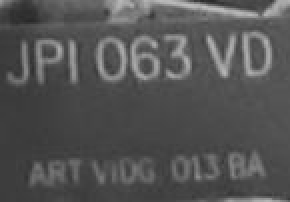
#> input picture train/CAT_1_10039_79_1JPI063VD.jpg, 145 x 101 px (shown 2 times larger); its folder holds only this picture in this run
$ python generator.py
#> lines starting #> are read from the running program, lines starting #| are printed output that depends on the picture
### data.py
import os
import cv2
import numpy as np
from PIL import Image
import tensorflow as tf
import logging

from six import b

imagePath = 'train/'
f = []
for (dirpath, dirnames, filenames) in os.walk(imagePath):
    f.extend(filenames)
    break
save = open(imagePath + 'test.txt', 'w')
for filename in f:
    if(filename.split('.')[-1] != 'jpg' and filename.split('.')[-1] != 'png'):
        continue
    img = cv2.imread(imagePath + filename)
#> img is the input picture: shape (101, 145, 3); min 40, max 189, mean 84
    GrayImage=cv2.cvtColor(img, cv2.COLOR_BGR2GRAY)
    Image.fromarray(np.asarray(GrayImage)).save(imagePath + filename)
    save.write(imagePath + filename + ' ' + filename.split('.')[-2].split('_')[-1] + '\n')
save.close()


def _bytes_feature(value):
    return tf.train.Feature(bytes_list=tf.train.BytesList(value=[value]))


def _int64_feature(value):
    return tf.train.Feature(int64_list=tf.train.Int64List(value=[value]))


def generate(annotations_path, output_path, log_step=5000, force_uppercase=True, save_filename=False):
    logging.info('Building a dataset from %s.', annotations_path)
    logging.info('Output file: %s', output_path)

    writer = tf.python_io.TFRecordWriter(output_path)

    longest_label = ''

    with open(annotations_path, 'r') as f:
        for idx, line in enumerate(f):
            line = line.rstrip('\n')
            try:
                (img_path, label) = line.split(' ', 1)
            except ValueError:
                logging.error('missing filename or label, ignoring line %i: %s', idx+1, line)
                continue

            with open(img_path, 'rb') as img_file:
                img = img_file.read()

            if force_uppercase:
                label = label.upper()

            if len(label) > len(longest_label):
                longest_label = label

            feature = {}
            feature['image'] = _bytes_feature(img)
            feature['label'] = _bytes_feature(b(label))
            if save_filename:
                feature['comment'] = _bytes_feature(b(img_path))

            example = tf.train.Example(features=tf.train.Features(feature=feature))

            writer.write(example.SerializeToString())


    print('Dataset is ready: ' + str(idx+1) + ' pairs.')

    writer.close()


generate('train/test.txt', 'train.tfrecords')
#> (the call stopped at in generate, `writer = tf.python_io.TFRecordWriter(output_path)`: tensorflow is not available in this run)
print('Dataset saved as "train.tfrecords"')

### generator.py
from PIL import Image
import os
import random
import string
import data
from PIL import Image,ImageDraw,ImageFont,ImageFilter

font_path = 'Arial.ttf'

number = 9
size = (165,55)

color = [[(196,168,68), (96,57,0), (96,57,0)],
         [(69,76,32), (131,130,84), (15,18,1)],
         [(140,157,127), (37,53,27), (97,111,78)],
         [(144,54,4), (162,93,15), (162,93,15)],
         [(97,126,104), (182,187,164), (182,187,164)],
         [(193,175,135), (153,137,78), (123,94,38)],
         [(79,52,9), (206,160,74), (216,153,51)],
         [(193,168,65), (177,147,51), (86,67,9)],
         [(186,166,131), (253,222,157), (253,222,157)],
         [(203,204,186), (176,179,160), (176,179,160)]]
Line_color = [(96,57,0), (15,18,1), (97,111,78), (162,93,15), (182,187,164), (123,94,38), (216,153,51), (86,67,9)]

draw_line = True
line_number = (0,3)

adress = os.path.abspath('.') + "/generate_image/"

def gene_text():
    source_l = list(string.ascii_uppercase)
    source_n = []
    source_blank = [' ', '']
    for index in range(0,10):
        source_n.append(str(index))

    st = '' + ''.join(random.sample(source_n,1))+''.join(random.choice(source_blank)) + ''.join(random.sample(source_l,3))+''.join(random.choice(source_blank)) + ''.join(random.sample(source_n,3))+''.join(random.choice(source_blank)) +''.join(random.sample(source_l,2))
    return st

def gene_randomtext():
    source_l = list(string.ascii_uppercase)
    source_n = []
    source_blank = [' ', '']
    for index in range(0,10):
        source_n.append(str(index))

    st = ''.join(random.sample(source_n + source_l + source_blank, random.randint(5, 30)))
    return st

def gene_line(draw,width,height,linecolor, number):
    line_color = linecolor
    while number > 0:
        begin = (random.randint(0, width), random.randint(0, height))
        end = (random.randint(0, width), random.randint(0, height))
        draw.line([begin, end], fill = linecolor)
        line_color = random.choice(Line_color)
        number -= 1

def gene_code(n):
#> called with n = 5000
    if not os.path.exists(adress):
        os.makedirs(adress)
    f = open(adress + 'generate_text.txt', 'w')
    for i in range(n):
        font = ImageFont.truetype(font_path,25)
        subfont = ImageFont.truetype(font_path, 13 + int(7 * (random.random()-0.5)))
        text = gene_text()
        label = ''.join(text.split(' '))
        if random.random() < 0.1:
            text = '*' + text + '*'
        subtext = gene_randomtext()
        font_width, font_height = font.getsize(text)
        subfont_width, subfont_height = font.getsize(subtext)

        width = int(len(text) * font_width / 8 + 10)
        height = int(size[1]*(1+ 1.1*(random.random()-0.1)))
        bgcolor, fontcolor, linecolor = random.choice(color)
        image = Image.new('RGBA',(width,height),bgcolor)


        draw = ImageDraw.Draw(image)
        subheight = [25, 45]

        draw.text(((width - font_width) / number, (height - font_height) / number),text,\
                font= font,fill=fontcolor)
        draw.text(((width - subfont_width) / number, random.choice(subheight) + (height - subfont_height) / number),subtext,\
                font= subfont,fill=fontcolor)
        if draw_line:
            gene_line(draw,width,height,linecolor,random.choice(line_number))
        extra_data = (0.85 ,0.3*(random.random()-0.5),0.14*(random.random()-0.5),0.14*(random.random()-0.5),0.8+0.3*(random.random()-0.5),0.2)
        image = image.transform((width+ 3 + int(3*(random.random()-0.5)),height+int(5+10*(random.random()-0.5))), Image.AFFINE,extra_data ,Image.BILINEAR)

        # image = image.filter(ImageFilter.EDGE_ENHANCE_MORE)

        image = image.convert('L')
        image = image.rotate(30 * (random.random()-0.5))
        image = image.resize([int(image.size[0] * (1 + 0.4 * (random.random()-0.5))), int(image.size[1]* (1 + 0.4 * (random.random()-0.5)))],Image.LANCZOS)
        image = image.filter(ImageFilter.GaussianBlur(radius=2))
        image = image.resize([160, 60], Image.LANCZOS)
        f.write(adress + str(i) +'.jpg ' + label +"\n")
        image.save(adress + str(i) +'.jpg', 'jpeg')
#> this loop made 5000 passes
#> pass 1, in gene_code, `image = Image.new('RGBA',(width,height),bgcolor)`:
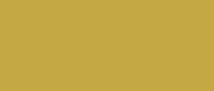
#> image: PIL image 214x91 RGBA; mean R, G, B, A 196, 168, 68, 255
#> pass 1, in gene_code, `image = image.transform((width+ 3 + int(3*(random.random()-0.5)),heigh..`:
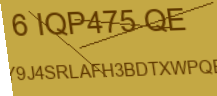
#> image: PIL image 217x96 RGBA; mean R, G, B, A 178.6, 150.2, 58.1, 247.2; transparent parts drawn white
#> pass 1, in gene_code, `image = image.convert('L')`:
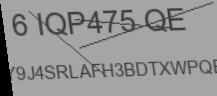
#> image: PIL image 217x96 L; min 0, max 165, mean 148.2
#> pass 1, in gene_code, `image = image.rotate(30 * (random.random()-0.5))`:
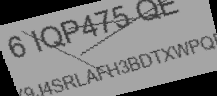
#> image: PIL image 217x96 L; min 0, max 165, mean 128.6
#> after the loop:
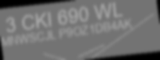
#> image: PIL image 160x60 L; min 0, max 160, mean 112.3
    f.close()

if __name__ == "__main__":
    gene_code(5000)
    data.generate(adress + 'generate_text.txt', 'train_g.tfrecords')
#> (the call stopped at in generate, `writer = tf.python_io.TFRecordWriter(output_path)`: tensorflow is not available in this run)
    print('Dataset saved as "train_g.tfrecords"')
